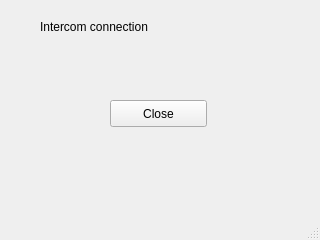
<?xml version="1.0" encoding="UTF-8"?>
<ui version="4.0">
 <class>MainWindow</class>
 <widget class="QMainWindow" name="MainWindow">
  <property name="geometry">
   <rect>
    <x>0</x>
    <y>0</y>
    <width>320</width>
    <height>240</height>
   </rect>
  </property>
  <property name="windowTitle">
   <string>Intercom Connection</string>
  </property>
  <widget class="QWidget" name="centralwidget">
   <widget class="QPushButton" name="btnClose">
    <property name="geometry">
     <rect>
      <x>110</x>
      <y>100</y>
      <width>97</width>
      <height>27</height>
     </rect>
    </property>
    <property name="text">
     <string>Close</string>
    </property>
   </widget>
   <widget class="QLabel" name="lblConnect">
    <property name="geometry">
     <rect>
      <x>40</x>
      <y>20</y>
      <width>241</width>
      <height>71</height>
     </rect>
    </property>
    <property name="text">
     <string>Intercom connection</string>
    </property>
    <property name="alignment">
     <set>Qt::AlignLeading|Qt::AlignLeft|Qt::AlignTop</set>
    </property>
    <property name="wordWrap">
     <bool>true</bool>
    </property>
   </widget>
  </widget>
  <widget class="QStatusBar" name="statusbar"/>
 </widget>
 <resources/>
 <connections/>
</ui>
